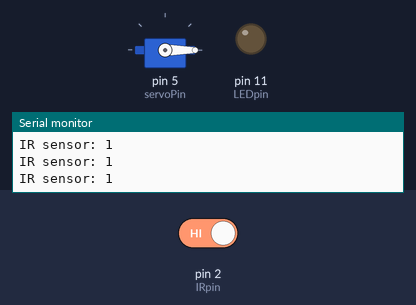
A sketch run on a simulated Arduino Uno, built with avr-gcc and run on an emulated ATmega328P. Shown: servo, output pins drawn as LEDs (lit = HIGH), the last lines printed to the serial monitor. Inputs (shaded band) come from the test bench; at power-on: pin 2 (IRpin) HIGH.

Above: at 4.8 s.
4.9 s: pin 2 (IRpin) driven LOW
At 7.1 s:
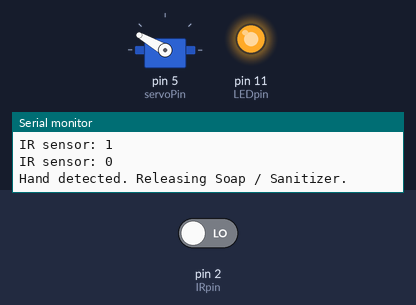
Timing chart, 0 to 13.6 s (numbered marks = the images above; inputs shaded):
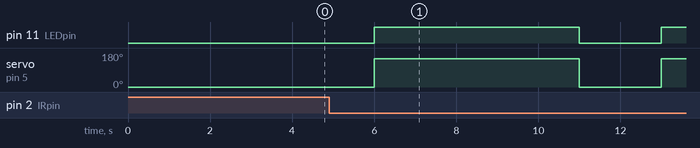

The sketch:

IR_Servo.ino
```cpp
#include <Servo.h> // Import the servo library

Servo myServo;     //Servo class object
int servoPin = 5;  //Initialize servo motor pin

int IRpin = 2; //Initialize IR sensor pin
int IRval; //Used for storing the IR sensor value

int LEDpin = 11; //Initialize LED pin

void setup() {
  Serial.begin(9600); //Begin the Serial communication
  myServo.attach(servoPin); //Linking to the Arduino Uno’s PWM pin
  myServo.write(0); //Initially Servo will be at 0°
  pinMode(IRpin, INPUT); //Define the direction of IR sensor
  pinMode(LEDpin, OUTPUT); //Define the direction of LED
}

void loop() {
  IRval = digitalRead(IRpin); //Store the IR sensor output
  Serial.print("IR sensor: ");
  Serial.println(IRval); //Print the IR sensor output

  if(IRval == 0) { //If anything is infront of IR sensor
    Serial.println("Hand detected. Releasing Soap / Sanitizer.");
    digitalWrite(LEDpin, HIGH); //Turn ON LED
    myServo.write(150); //Rotate the servo motor to 150°
    delay(5000); //Keep the servo motor at 150° for 5 seconds
    digitalWrite(LEDpin, LOW); //Turn OFF LED
    myServo.write(0); //Again bring back the servo motor to 0°
  }

  delay(2000); //Check the IR sensor output for every 2 seconds
}
```

Measured:
- after the input at 4.9 s, pin 11 (LEDpin): LOW → HIGH after 1.1 s, → LOW 5.0 s later, → HIGH 2.0 s later; servo on pin 5 (servoPin): 0° → 150° after 1.1 s, → 0° 5.0 s later, → 150° 2.0 s later
